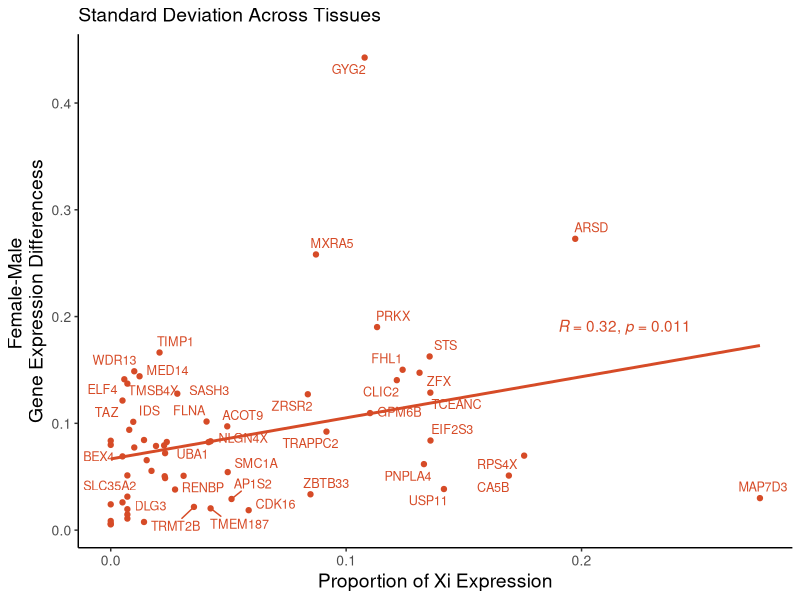

The R source for this figure:
library(ggplot2) 
library(ggrepel)
library(reshape2)
library(stringr)
library(dplyr)
library(ggpubr)
library(grid)
library(gridExtra)
library(tidyr)

# read gene expression and ase data for NPX region
setwd("~/Documents/Harpak/X inactivation/XCI_code/")
npx_df <- read.csv("meddiff_SMTSD_NPXgene.txt", sep="\t")
ase_df <- read.csv("ASE_tissue.txt", sep="\t")

# merge dataframes
df <- merge(npx_df, ase_df, by.x=c("variable","SMTSD"), by.y=c("Gene","Tissue"))
df <- df %>% 
  dplyr::select(variable, SMTSD, value, ASE)
colnames(df) <- c("Gene","SMTSD","TPMdiff", "ASE")
head(df)

# get sd
sd_df <- df %>%
  filter(ASE>0) %>%
  group_by(Gene) %>%
  mutate(n=n()) %>%
  group_by(Gene, n) %>%
  summarise_at(vars(TPMdiff, ASE), sd) %>%
  as.data.frame() %>%
  na.omit() %>%
  filter(!Gene %in% c("XIST")) %>%
  arrange((TPMdiff)) 
head(sd_df)

# plot 4x6
ggplot(sd_df, aes(x=ASE, y=TPMdiff)) +
  geom_point(color="#D64B27") +
  geom_smooth(method="lm", formula=y~x, se=FALSE, color = "#D64B27") +
  stat_cor(label.y=c(0.19), label.x=c(0.19), color="#D64B27") +
  labs(#title="Variable Escape Predicts Variation in \nSex Differences in Expression Across Tissues", 
    title = "Standard Deviation Across Tissues",
    y = "Female-Male \nGene Expression Differencess", 
    x="Proportion of Xi Expression") +
  theme_classic() +
  theme(plot.title = element_text(size=14), axis.title = element_text(size=14),
        axis.text = element_text(size=10)) +
  geom_text_repel(aes(label=Gene), size=3.2, color="#D64B27")
